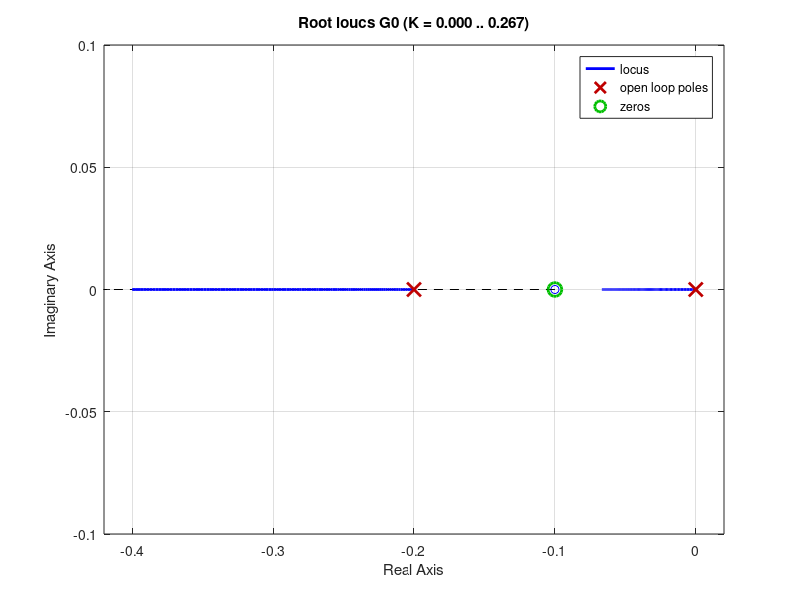

Reproduce this figure in MATLAB. (Note: this script raises an error after producing the figure.)
%% Primer 1
clc
clear

s = tf('s');

G0 = (s+0.1)/(s*(s+0.2))

plot(-0.1, 0, 'o', 'color', 'blue')
hold on;
plot(-0.2, 0, 'x', 'color', 'red')
hold on;
plot(0, 0, 'x', 'color', 'red')
grid on;
xlim([-0.5, 0.2])
ylim([-0.5, 0.5])

% broj na asimptoti = n - m = 2 - 1 = 1
% centar => sigma_c = (0.2 - 0.1)/1 = 0.1
% B1 => (2*0 + 1)*Pi / 1 => Pi

rlocus(G0)

%% Primer 2
clc
clear

syms s
G0(s) = (s+1)/((s+2+3j)*(s+2-3j))

plot(-1, 0, 'o', 'color', 'blue')
hold on;
plot(-2, 3, 'x', 'color', 'red')
hold on;
plot(-2, -3, 'x', 'color', 'red')
grid on;
xlim([-6, 1])
ylim([-4, 4])

% broj na asimptoti = n - m = 2 - 1 = 1
% centar => sigma_c = (2 + 3j + 2 - 3j - 1)/1 = 3
% B1 => (2*0 + 1)*Pi / 1 = Pi

% tochka na razdv. :

syms sigma_b

sol = double(solve(1/(sigma_b + 2+3j) + 1/(sigma_b + 2 - 3j) - 1/(sigma_b + 1) == 0))

plot(sol(1), 0, '*', 'color', 'cyan')

% agol na oddalechuvanje

G0_p1(s) = (s+1)/(s+2+3j)
G0_p2(s) = (s+1)/(s+2-3j)

Theta_d1 = vpa(180 + rad2deg(angle(G0_p1(-2+3j))), 5)
Theta_d2 = vpa(180 + rad2deg(angle(G0_p2(-2-3j))), 5)

s = tf('s');

G0 = (s+1)/((s+2+3j)*(s+2-3j))

rlocus(G0)
hold on;

plot(-2:0.01:10, 3*ones(size(-2:0.01:10, 2), 1), 'k--')
hold on;
plot(-2:0.01:10, -3*ones(size(-2:0.01:10, 2), 1), 'k--')

hold on;

th = 0:1/360:deg2rad(Theta_d1);  r = 0.3;
xx = r*cos(th); yy = r*sin(th);
plot(-2 + xx, 3 + yy, 'r')

th = 0:1/360:deg2rad(Theta_d2);  r = 0.3;
xx = r*cos(th); yy = r*sin(th);
plot(-2 + xx, -3 + yy, 'r')

%% 6.29
clc
clear

s = tf('s');

K = 2;
G0 = K * (s+2)/(s^2 + 4*s + 5)

pole(feedback(G0, 1))

%% 6.28
clc
clear

% a)
syms s K

G0 = K/((s+1)*(s+15)^2)

Kp = limit(G0, s, 0)

sol = solve(Kp >= 20, 'ReturnConditions', true)

sol.conditions

% za Kp >= 20 potrebno e K >= 4500 (uslov 1)
clc

s = tf('s');
G0 = 1/((s+1)*(s+15)^2)

% rezervrata na zasiluvanje d se definira kako: d = K_gr/K_kontruktivno

% K_gr e vrednosta za K za koja sistemot se naogja na granica na stabilnost
% K_konstr. e potrebnata vrednost na K za da se dobie baranata r.z. d

% d = K_gr/K_kontruktivno => K_konstr. = K_gr/d

% za da se najde K_gr se koristi rlocus
rlocus(G0)

% od rlocus zakluchuvame deka sistemot se naogja na gr. na stab. pri
% K_gr ~= 7680

d = 1.5
K_gr = 7680

syms K_konstr

sol = solve(K_gr/K_konstr >= 1.5, 'ReturnConditions', true)

sol.conditions

% za da d >= 1.5 potrebno e K <= 5120 (uslov 2)

% sleduva deka 4500 <= K <= 5120

%% 6.25
clc
clear

s = tf('s');

G0 = 1/(s*(s^2 + 2*s + 5))

rlocus(G0)

% od rlocus zabelezhuvame deka sistemot se naogja na gr. na stab.
% pri a = 10

%% 6.23
clc
clear

s = tf('s');

G0 = (s^2 + 10*s + 74)/(s^2 * (s+4))

rlocus(G0)
sgrid(0.512, 50)

% ceta = 0.512 pri K = 49.2 i se dobivaat dominantni polovi
% s_1/2 = -4.66 +- j7.82

K = 49.2;
pole(feedback(G0 * K, 1))

%% 6.24
clc
clear

syms K s G0

G = K/((s+25)^2 + K);

G0 = solve(G == G0/(1+G0), G0);

% G0 se dobiva deka e G0 = K/(s+25)^2

s = tf('s');

G0 = 1/(s+25)^2

rlocus(G0)
sgrid(0.707, 50)
ylim([-30 30])

% za ceta = 0.707 K treba da bide K = 625 i se dobivaat d.p.
% s_1/2 = -25 +- j25

K = 625;
pole(feedback(G0*K, 1))

%% 6.30 - neidealen I kompenzator
clc
clear

syms s

G0 = 20/(s*(s+10)^2)

Kv = double(limit(s*G0, s, 0))

e_stac = 1/Kv

e_stac_new = e_stac / 100

Kv_new = 1/e_stac_new

gain_needed = double(Kv_new/Kv) % od ova go naogjame potrebniot soodnost z_p na komp.

% Gi(s) = (s+z)/(s+p), z > p

z_p = gain_needed;

z = 0.1; % proizvolno, vo blizina na imaginarnata oska
p = z * 1/z_p % se presmetuva spored potrebniot soodnos i proizvolnata nula

s = tf('s');

G0 = 20/(s*(s+10)^2)
Gi = (s+z)/(s+p)

rlocus(G0)
hold on;
rlocus(G0*Gi) % mozhe da se uvidi deka GMK e skoro nepromeneto

%% proverka
clc

syms s

G0 = 20/(s*(s+10)^2)
Gi = (s+z)/(s+p)

Kv = limit(s*G0*Gi, s, 0)

e_stac = double(1/Kv)

%% 6.32 - neidealen I kompenzator
clc
clear

% so sinteza so GMK najprvo se nagoduva PREODEN rezhim, pa posle
% STACIONAREN

s = tf('s');
G0 = 1/(s*(s+5));

%rlocus(G0)
%sgrid(0.592, 50)
%ylim([-7, 7])

% od GMK se zakluchuva deka za ceta=0.592 potrebno e K = 17.8 i se dobivaat
% dominantni polovi s_1/2 = -2.5 +- j3.4

syms s K

G0 = K/(s*(s+5));

Kv = limit(s*G0, s, 0)

e_stac = 1/Kv

K_potrebno = solve(e_stac == 2)

% za dobienoto K od prethodno (za ceta):
e_stac_dobieno = 5/17.8

% dobienata vrednost na e(inf)=0.28 pri K = 17.8 e mnogu pogolema od
% potrebnata 0.02

e_stac_posakuvano = 0.02;

gain_needed = e_stac_dobieno/e_stac_posakuvano

% potrebnoto zasiluvanje vsushnost e odnosot z/p na kompenzatorot

z_p = gain_needed

z = 0.1; % proizvolno
p = z * 1/z_p;

s = tf('s');

K = 17.8
G0 = 1/(s*(s+5));
Gi = (s+z)/(s+p)

rlocus(G0);
hold on
rlocus(G0*Gi);
sgrid(0.592, 50)
ylim([-7, 7])

%% proverka
clc

syms s

G0 = K/(s*(s+5));
Gi = (s+z)/(s+p);

Kv = limit(s*G0*Gi, s, 0);

e_stac = double(1/Kv)

s = tf('s');

K = 17.8
G0 = 1/(s*(s+5));
Gi = (s+z)/(s+p)

t = 0:0.01:100;

lsim(feedback(G0, 1), t, t);
hold on;
lsim(feedback(G0*Gi, 1), t, t);